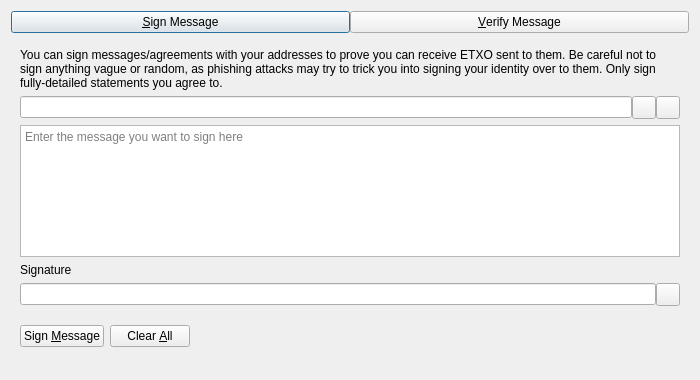
<?xml version="1.0" encoding="UTF-8"?>
<ui version="4.0">
 <class>SignVerifyMessageDialog</class>
 <widget class="QDialog" name="SignVerifyMessageDialog">
  <property name="geometry">
   <rect>
    <x>0</x>
    <y>0</y>
    <width>700</width>
    <height>380</height>
   </rect>
  </property>
  <property name="windowTitle">
   <string>Signatures - Sign / Verify a Message</string>
  </property>
  <property name="modal">
   <bool>true</bool>
  </property>
  <layout class="QVBoxLayout" name="verticalLayout">
   <item>
    <layout class="QHBoxLayout" name="horizontalLayout_Buttons_2">
     <property name="spacing">
      <number>0</number>
     </property>
     <property name="topMargin">
      <number>0</number>
     </property>
     <item>
      <widget class="QPushButton" name="btnSignMessage">
       <property name="text">
        <string>&amp;Sign Message</string>
       </property>
       <property name="checkable">
        <bool>true</bool>
       </property>
      </widget>
     </item>
     <item>
      <widget class="QPushButton" name="btnVerifyMessage">
       <property name="text">
        <string>&amp;Verify Message</string>
       </property>
       <property name="checkable">
        <bool>true</bool>
       </property>
      </widget>
     </item>
    </layout>
   </item>
   <item>
    <widget class="QStackedWidget" name="stackedWidgetSig">
     <property name="minimumSize">
      <size>
       <width>0</width>
       <height>0</height>
      </size>
     </property>
     <property name="currentIndex">
      <number>0</number>
     </property>
     <widget class="QWidget" name="pageSignMessage">
      <layout class="QVBoxLayout" name="verticalLayout_SM">
       <item>
        <widget class="QLabel" name="infoLabel_SM">
         <property name="text">
          <string>You can sign messages/agreements with your addresses to prove you can receive ETXO sent to them. Be careful not to sign anything vague or random, as phishing attacks may try to trick you into signing your identity over to them. Only sign fully-detailed statements you agree to.</string>
         </property>
         <property name="textFormat">
          <enum>Qt::PlainText</enum>
         </property>
         <property name="wordWrap">
          <bool>true</bool>
         </property>
        </widget>
       </item>
       <item>
        <layout class="QHBoxLayout" name="horizontalLayout_1_SM">
         <property name="spacing">
          <number>0</number>
         </property>
         <item>
          <widget class="QValidatedLineEdit" name="addressIn_SM">
           <property name="toolTip">
            <string>The ETXO address to sign the message with</string>
           </property>
          </widget>
         </item>
         <item>
          <widget class="QToolButton" name="addressBookButton_SM">
           <property name="toolTip">
            <string>Choose previously used address</string>
           </property>
           <property name="text">
            <string/>
           </property>
           <property name="shortcut">
            <string>Alt+A</string>
           </property>
          </widget>
         </item>
         <item>
          <widget class="QToolButton" name="pasteButton_SM">
           <property name="toolTip">
            <string>Paste address from clipboard</string>
           </property>
           <property name="text">
            <string/>
           </property>
           <property name="shortcut">
            <string>Alt+P</string>
           </property>
          </widget>
         </item>
        </layout>
       </item>
       <item>
        <widget class="QPlainTextEdit" name="messageIn_SM">
         <property name="toolTip">
          <string>Enter the message you want to sign here</string>
         </property>
         <property name="placeholderText">
          <string>Enter the message you want to sign here</string>
         </property>
        </widget>
       </item>
       <item>
        <widget class="QLabel" name="signatureLabel_SM">
         <property name="text">
          <string>Signature</string>
         </property>
         <property name="textFormat">
          <enum>Qt::PlainText</enum>
         </property>
        </widget>
       </item>
       <item>
        <layout class="QHBoxLayout" name="horizontalLayout_2_SM">
         <property name="spacing">
          <number>0</number>
         </property>
         <item>
          <widget class="QLineEdit" name="signatureOut_SM">
           <property name="readOnly">
            <bool>true</bool>
           </property>
          </widget>
         </item>
         <item>
          <widget class="QToolButton" name="copySignatureButton_SM">
           <property name="toolTip">
            <string>Copy the current signature to the system clipboard</string>
           </property>
           <property name="text">
            <string/>
           </property>
          </widget>
         </item>
        </layout>
       </item>
       <item>
        <layout class="QHBoxLayout" name="horizontalLayout_3_SM">
         <item>
          <widget class="QPushButton" name="signMessageButton_SM">
           <property name="toolTip">
            <string>Sign the message to prove you own this ETXO address</string>
           </property>
           <property name="text">
            <string>Sign &amp;Message</string>
           </property>
           <property name="autoDefault">
            <bool>false</bool>
           </property>
          </widget>
         </item>
         <item>
          <widget class="QPushButton" name="clearButton_SM">
           <property name="toolTip">
            <string>Reset all sign message fields</string>
           </property>
           <property name="text">
            <string>Clear &amp;All</string>
           </property>
           <property name="autoDefault">
            <bool>false</bool>
           </property>
          </widget>
         </item>
         <item>
          <spacer name="horizontalSpacer_1_SM">
           <property name="orientation">
            <enum>Qt::Horizontal</enum>
           </property>
           <property name="sizeHint" stdset="0">
            <size>
             <width>40</width>
             <height>48</height>
            </size>
           </property>
          </spacer>
         </item>
         <item>
          <widget class="QLabel" name="statusLabel_SM">
           <property name="text">
            <string/>
           </property>
           <property name="wordWrap">
            <bool>true</bool>
           </property>
          </widget>
         </item>
         <item>
          <spacer name="horizontalSpacer_2_SM">
           <property name="orientation">
            <enum>Qt::Horizontal</enum>
           </property>
           <property name="sizeHint" stdset="0">
            <size>
             <width>40</width>
             <height>48</height>
            </size>
           </property>
          </spacer>
         </item>
        </layout>
       </item>
      </layout>
     </widget>
     <widget class="QWidget" name="pageVerifyMessage">
      <layout class="QVBoxLayout" name="verticalLayout_VM">
       <item>
        <widget class="QLabel" name="infoLabel_VM">
         <property name="text">
          <string>Enter the receiver's address, message (ensure you copy line breaks, spaces, tabs, etc. exactly) and signature below to verify the message. Be careful not to read more into the signature than what is in the signed message itself, to avoid being tricked by a man-in-the-middle attack. Note that this only proves the signing party receives with the address, it cannot prove sendership of any transaction!</string>
         </property>
         <property name="textFormat">
          <enum>Qt::PlainText</enum>
         </property>
         <property name="alignment">
          <set>Qt::AlignLeading|Qt::AlignLeft|Qt::AlignTop</set>
         </property>
         <property name="wordWrap">
          <bool>true</bool>
         </property>
        </widget>
       </item>
       <item>
        <layout class="QHBoxLayout" name="horizontalLayout_1_VM">
         <property name="spacing">
          <number>0</number>
         </property>
         <item>
          <widget class="QValidatedLineEdit" name="addressIn_VM">
           <property name="toolTip">
            <string>The ETXO address the message was signed with</string>
           </property>
          </widget>
         </item>
         <item>
          <widget class="QToolButton" name="addressBookButton_VM">
           <property name="toolTip">
            <string>Choose previously used address</string>
           </property>
           <property name="text">
            <string/>
           </property>
           <property name="shortcut">
            <string>Alt+A</string>
           </property>
          </widget>
         </item>
        </layout>
       </item>
       <item>
        <widget class="QPlainTextEdit" name="messageIn_VM">
          <property name="toolTip">
            <string>The signed message to verify</string>
          </property>
          <property name="placeholderText">
            <string>The signed message to verify</string>
          </property>
        </widget>
       </item>
       <item>
        <widget class="QValidatedLineEdit" name="signatureIn_VM">
          <property name="toolTip">
            <string>The signature given when the message was signed</string>
          </property>
          <property name="placeholderText">
            <string>The signature given when the message was signed</string>
          </property>
        </widget>
       </item>
       <item>
        <layout class="QHBoxLayout" name="horizontalLayout_2_VM">
         <item>
          <widget class="QPushButton" name="verifyMessageButton_VM">
           <property name="toolTip">
            <string>Verify the message to ensure it was signed with the specified ETXO address</string>
           </property>
           <property name="text">
            <string>Verify &amp;Message</string>
           </property>
           <property name="autoDefault">
            <bool>false</bool>
           </property>
          </widget>
         </item>
         <item>
          <widget class="QPushButton" name="clearButton_VM">
           <property name="toolTip">
            <string>Reset all verify message fields</string>
           </property>
           <property name="text">
            <string>Clear &amp;All</string>
           </property>
           <property name="autoDefault">
            <bool>false</bool>
           </property>
          </widget>
         </item>
         <item>
          <spacer name="horizontalSpacer_1_VM">
           <property name="orientation">
            <enum>Qt::Horizontal</enum>
           </property>
           <property name="sizeHint" stdset="0">
            <size>
             <width>40</width>
             <height>48</height>
            </size>
           </property>
          </spacer>
         </item>
         <item>
          <widget class="QLabel" name="statusLabel_VM">
           <property name="text">
            <string/>
           </property>
           <property name="wordWrap">
            <bool>true</bool>
           </property>
          </widget>
         </item>
         <item>
          <spacer name="horizontalSpacer_2_VM">
           <property name="orientation">
            <enum>Qt::Horizontal</enum>
           </property>
           <property name="sizeHint" stdset="0">
            <size>
             <width>40</width>
             <height>48</height>
            </size>
           </property>
          </spacer>
         </item>
        </layout>
       </item>
      </layout>
     </widget>
    </widget>
   </item>
  </layout>
 </widget>
 <customwidgets>
  <customwidget>
   <class>QValidatedLineEdit</class>
   <extends>QLineEdit</extends>
   <header>qt/qvalidatedlineedit.h</header>
  </customwidget>
 </customwidgets>
 <resources>
  <include location="../ethanexo.qrc"/>
 </resources>
 <connections/>
</ui>
